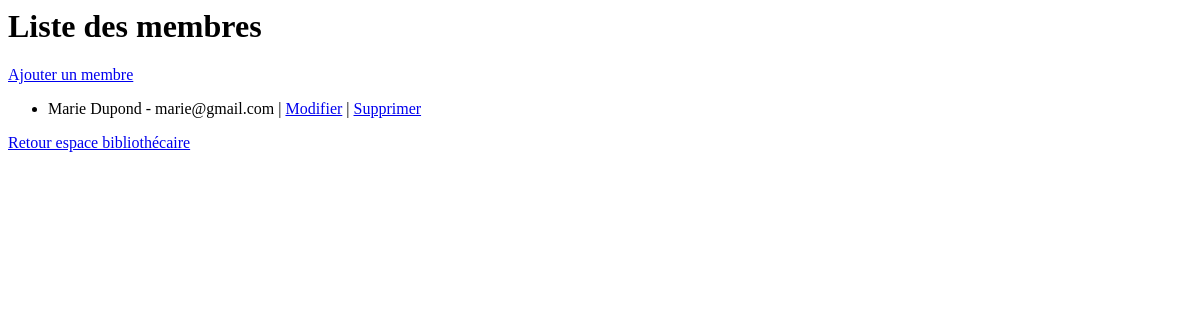
Before: /membres-page/ with the older database file.
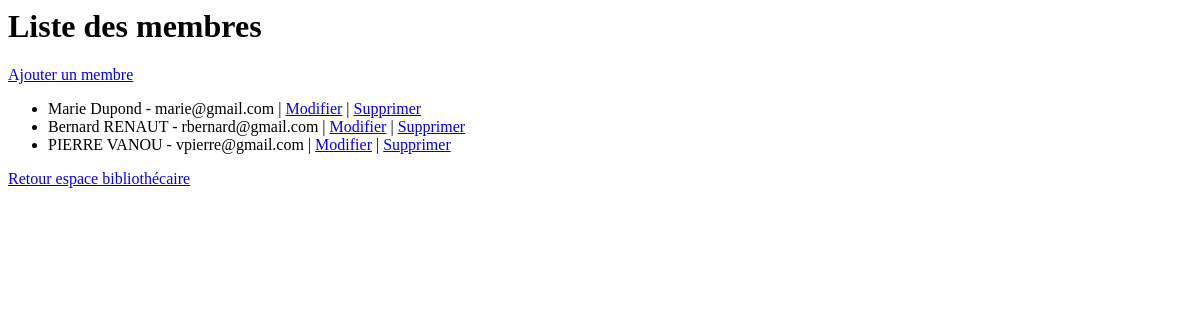
After: the same page with the newer database file.
### gestion_mediatheque/models.py (models this page shows, shortened)
class Membre(models.Model):
    nom = models.CharField(max_length=100)
    prenom = models.CharField(max_length=100)
    email = models.EmailField(unique=True)
    bloque = models.BooleanField(default=False)
    date_creation = models.DateTimeField(auto_now_add=True)

### gestion_mediatheque/views.py (the view)
# urls.py: path("membres-page/", views.liste_membres_page, name="liste_membres_page"),
def liste_membres_page(request):
    membres = Membre.objects.all()
    return render(request, "gestion_mediatheque/liste_membres.html", {"membres": membres})

### gestion_mediatheque/templates/gestion_mediatheque/liste_membres.html
<h1>Liste des membres</h1>
<p><a href="/membres/ajouter/">Ajouter un membre</a></p>
<ul>
    {% for membre in membres %}
        <li>
            {{ membre.prenom }} {{ membre.nom }} - {{ membre.email }}
            | <a href="/membres/modifier/{{ membre.id }}/">Modifier</a>
            | <a href="/membres/supprimer/{{ membre.id }}/">Supprimer</a>
        </li>
    {% empty %}
        <li>Aucun membre enregistré.</li>
    {% endfor %}
</ul>
<p><a href="/bibliothecaire/">Retour espace bibliothécaire</a></p>

Changed rows visible on the page:
added Membre: prenom "Bernard", nom "RENAUT", email "rbernard@gmail.com"
added Membre: prenom "PIERRE", nom "VANOU", email "vpierre@gmail.com"
